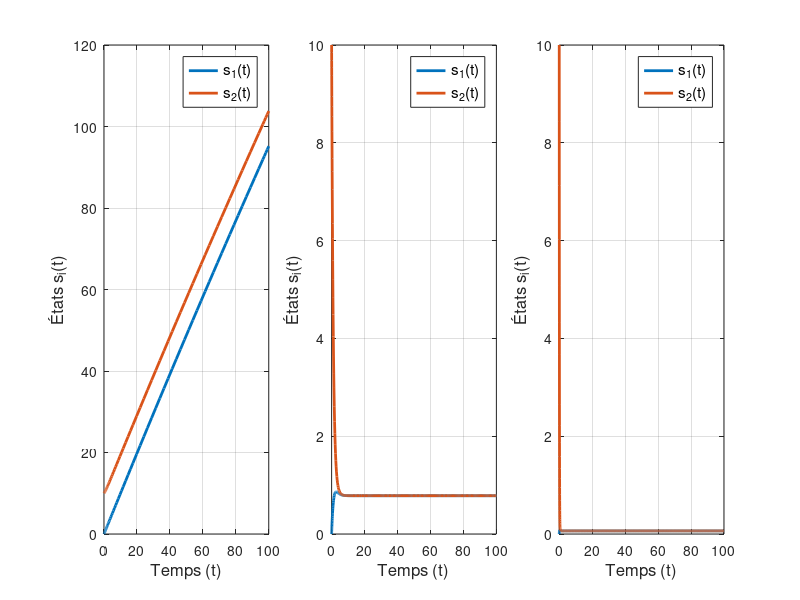
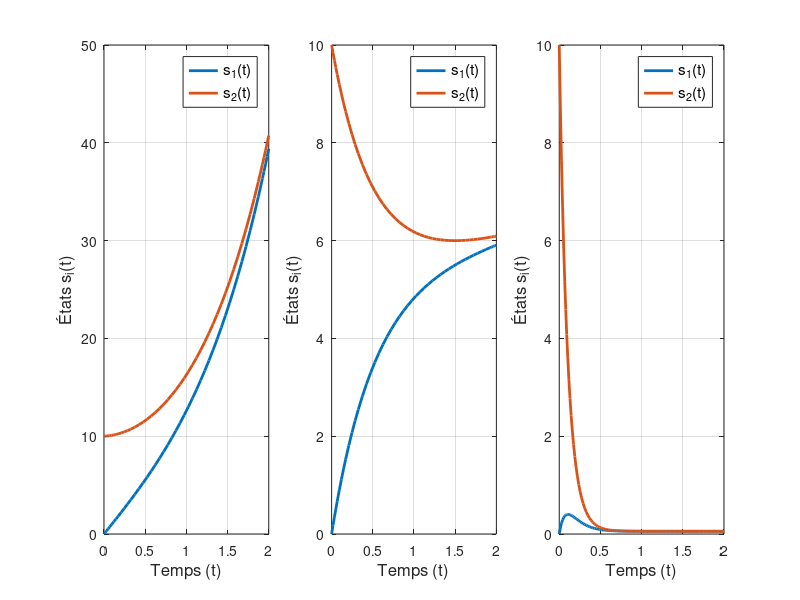

Here is the MATLAB script that generated these plots, in order:
%% 
clear all;
close all;
clc;

n = 2;
lambda1 = 0.001
lambda2 = 1
lambda3 = 10
b = 1
w11 = 0;
w12 = 1;
w21 = 1;
w22 = 0;
W = [w11, w12 ; w21, w22];
B = [0.5; 0.5];

Phi1 =  @(x) max(0,x);
Phi21 = @(x) 1 ./ (1 + exp(-b*x));
Phi22 = @(x) 1 ./ (1 + exp(-b*x));
Phi23 = @(x) 1 ./ (1 + exp(-b*x));


ed1 = @(t1, s1) -lambda1 * s1 + Phi21(W * s1 + B);
ed2 = @(t2, s2) -lambda2 * s2 + Phi22(W * s2 + B);
ed3 = @(t3, s3) -lambda3 * s3 + Phi23(W * s3 + B);
s0 = [0 ; 10]
tspan = [0 100]

[t1, s1] = ode45(ed1, tspan, s0);
[t2, s2] = ode45(ed2, tspan, s0);
[t3, s3] = ode45(ed3, tspan, s0);

figure('Position', [100 100 1400 500]);

% Graphique 1
subplot(1, 3, 1);
plot(t1, s1, 'LineWidth', 2);
xlabel('Temps (t)', 'FontSize', 12);
ylabel('États s_i(t)', 'FontSize', 12);
grid on;
legend('s_1(t)', 's_2(t)', 'Location', 'best', 'FontSize', 11);

% Graphique 2
subplot(1, 3, 2);
plot(t2, s2, 'LineWidth', 2);
xlabel('Temps (t)', 'FontSize', 12);
ylabel('États s_i(t)', 'FontSize', 12);
grid on;
legend('s_1(t)', 's_2(t)', 'Location', 'best', 'FontSize', 11);


% Graphique 3
subplot(1, 3, 3);
plot(t3, s3, 'LineWidth', 2);
xlabel('Temps (t)', 'FontSize', 12);
ylabel('États s_i(t)', 'FontSize', 12);
grid on;
legend('s_1(t)', 's_2(t)', 'Location', 'best', 'FontSize', 11);

%% 
clear all;
close all;
clc;

n = 2;
lambda1 = 0.001
lambda2 = 1
lambda3 = 10
b = 1
w11 = 0;
w12 = 1;
w21 = 1;
w22 = 0;
W = [w11, w12 ; w21, w22];
B = [0.5; 0.5];

Phi1 =  @(x) max(0,x);

ed1 = @(t1, s1) -lambda1 * s1 + Phi1(W * s1 + B);
ed2 = @(t2, s2) -lambda2 * s2 + Phi1(W * s2 + B);
ed3 = @(t3, s3) -lambda3 * s3 + Phi1(W * s3 + B);
s0 = [0 ; 10]
tspan = [0 2]

[t1, s1] = ode45(ed1, tspan, s0);
[t2, s2] = ode45(ed2, tspan, s0);
[t3, s3] = ode45(ed3, tspan, s0);

figure('Position', [100 100 1400 500]);

% Graphique 1
subplot(1, 3, 1);
plot(t1, s1, 'LineWidth', 2);
xlabel('Temps (t)', 'FontSize', 12);
ylabel('États s_i(t)', 'FontSize', 12);
grid on;
legend('s_1(t)', 's_2(t)', 'Location', 'best', 'FontSize', 11);

% Graphique 2
subplot(1, 3, 2);
plot(t2, s2, 'LineWidth', 2);
xlabel('Temps (t)', 'FontSize', 12);
ylabel('États s_i(t)', 'FontSize', 12);
grid on;
legend('s_1(t)', 's_2(t)', 'Location', 'best', 'FontSize', 11);


% Graphique 3
subplot(1, 3, 3);
plot(t3, s3, 'LineWidth', 2);
xlabel('Temps (t)', 'FontSize', 12);
ylabel('États s_i(t)', 'FontSize', 12);
grid on;
legend('s_1(t)', 's_2(t)', 'Location', 'best', 'FontSize', 11);
